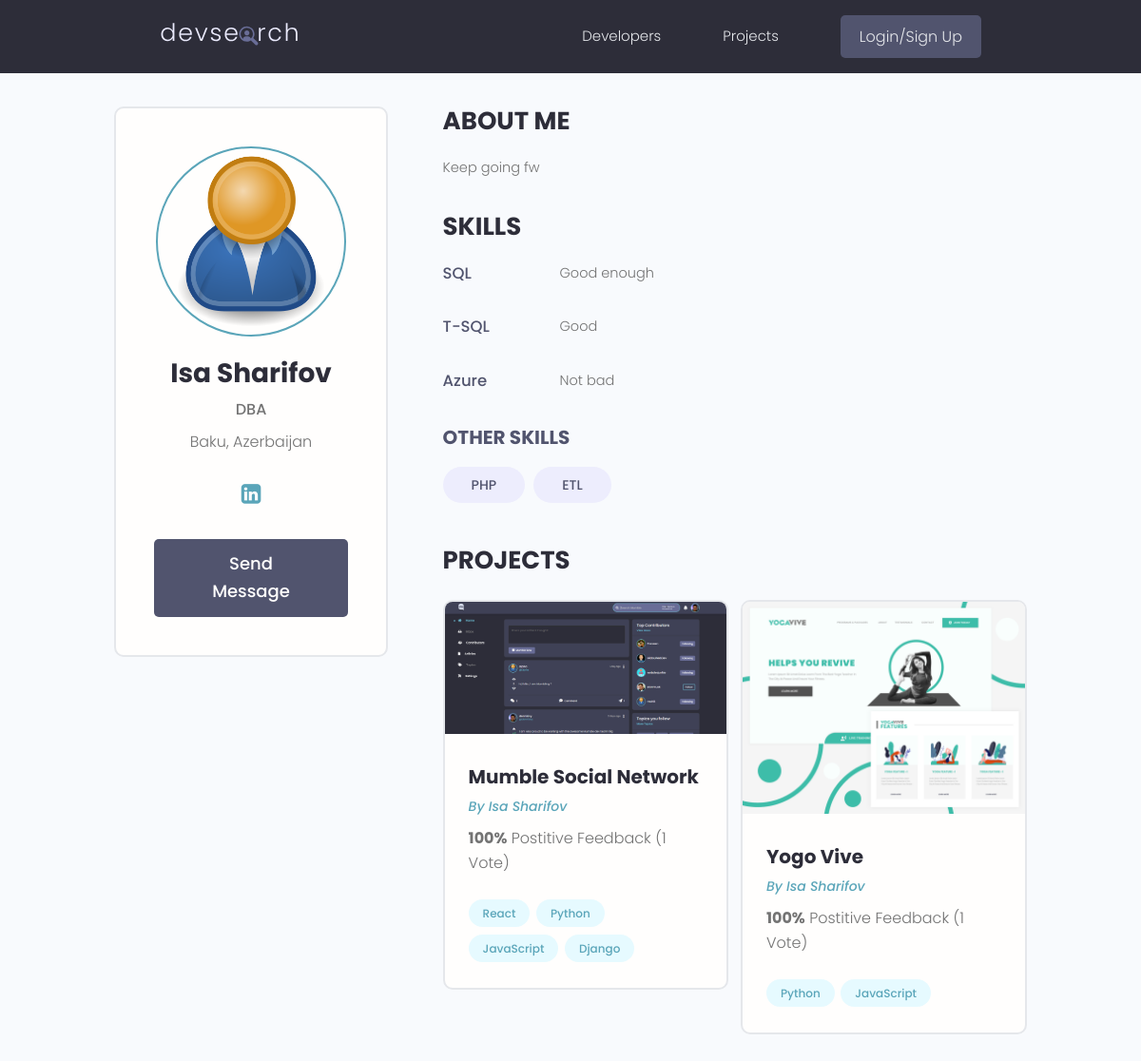
/profile/6f6d48ba-7a7f-4d10-a2ef-1d124f0afb2b, run on an earlier commit of the app's database.
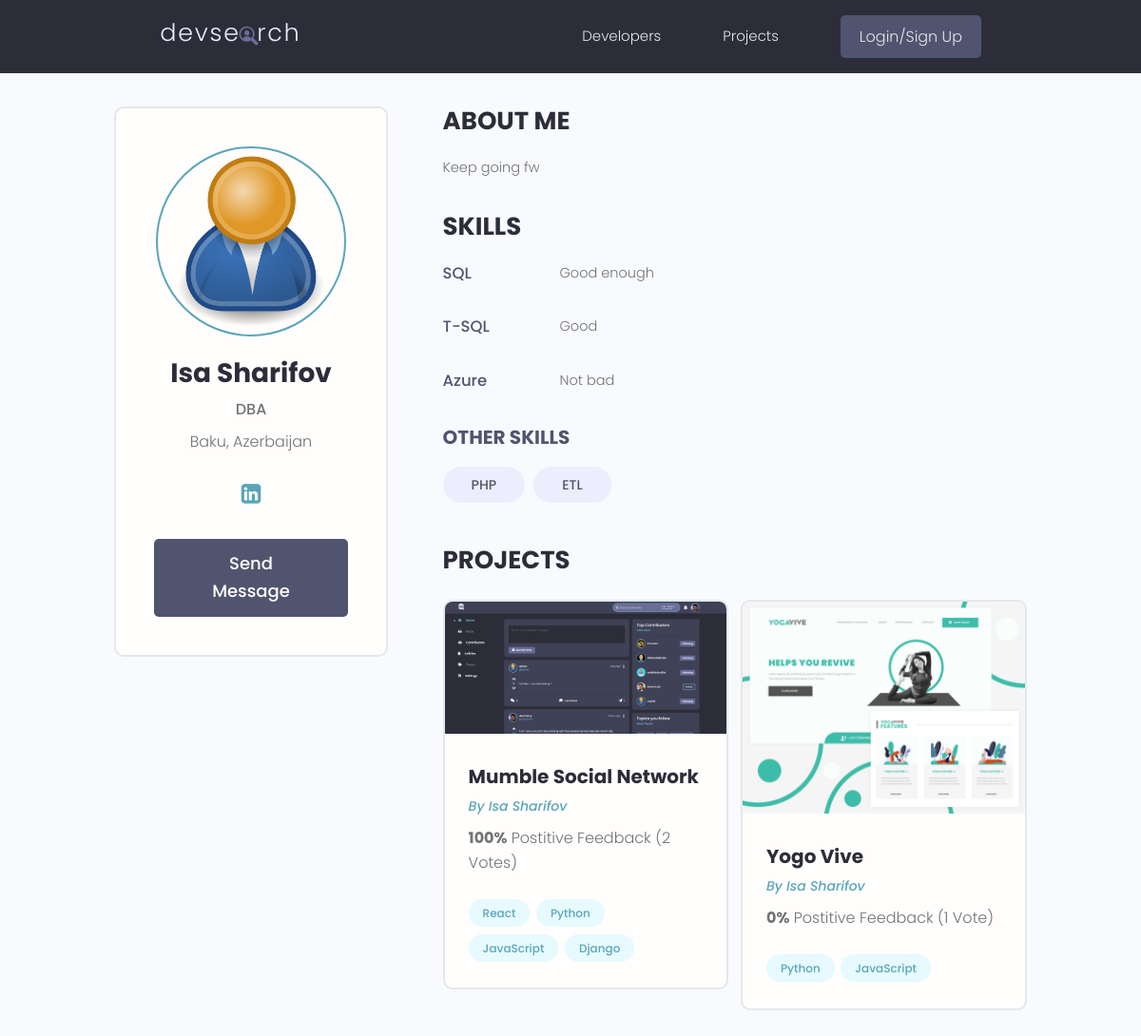
And on a later commit of the database.
### projects/models.py (models this page shows, shortened)
class Project(models.Model):
    owner = models.ForeignKey(Profile, null=True, blank=True, on_delete=models.SET_NULL)
    title = models.CharField(max_length=200)
    description = models.TextField(null=True, blank=True)
    featured_image = models.ImageField(null=True, blank=True, default='default.jpg')
    demo_link = models.CharField(max_length=2000, null=True, blank=True)
    source_link = models.CharField(max_length=2000, null=True, blank=True)
    tags = models.ManyToManyField(Tag, blank=True)
    vote_total = models.IntegerField(default=0, null=True, blank=True)
    vote_ratio = models.IntegerField(default=0, null=True, blank=True)
    created = models.DateTimeField(auto_now_add=True, null=True, blank=True)
    id = models.UUIDField(default=uuid.uuid4, unique=True, primary_key=True, editable=False)
    class Meta:
        ordering = ['created']

### users/models.py (models this page shows, shortened)
class Profile(models.Model):
    user = models.OneToOneField(User, on_delete=models.CASCADE, null=True, blank=True)
    name = models.CharField(max_length=150, null=True, blank=True)
    email = models.EmailField(max_length=150, null=True, blank=True)
    username = models.CharField(max_length=150, null=True, blank=True)
    location = models.CharField(max_length=150, null=True, blank=True)
    short_intro = models.CharField(max_length=200, null=True, blank=True)
    bio = models.TextField(null=True, blank=True)
    profile_image = models.ImageField(null=True, blank=True, upload_to='profiles/', default="profiles/users-default.png")
    social_github = models.CharField(max_length=150, null=True, blank=True)
    social_stackoverflow = models.CharField(max_length=150, null=True, blank=True)
    social_linkedin = models.CharField(max_length=150, null=True, blank=True)
    social_youtube = models.CharField(max_length=150, null=True, blank=True)
    social_medium = models.CharField(max_length=150, null=True, blank=True)
    created = models.DateTimeField(auto_now_add=True, null=True, blank=True)
    id = models.UUIDField(default=uuid.uuid4, unique=True, primary_key=True, editable=False)
    class Meta:
        ordering =['created']

### users/views.py (the view)
# urls.py: path('profile/<str:pk>', views.userProfile, name="user-profile"),
def userProfile(request,pk):
    profile = Profile.objects.get(id=pk)
    topSkills = profile.skill_set.exclude(description__exact="")
    otherSkills = profile.skill_set.filter(description="")
    context = {'profile':profile, 'topSkills':topSkills, 'otherSkills':otherSkills}
    return render(request, 'users/user-profile.html', context)

### projects/models.py (called while the page is built)
    def __str__(self) -> str:
        return self.name

### users/templates/users/user-profile.html (shortened to what the changed rows need)
{% extends 'main.html' %}
{% block content %}
<main class="profile my-md">
    <div class="container">
        <div class="layout">
            <div class="column column--1of3">
                <div class="card text-center">
                    <div class="card__body dev">
                        <h2 class="dev__name">{{profile.name}}</h2>
                    </div>
                </div>
            </div>
            <div class="column column--2of3">
                <div class="devInfo">
                    <div class="grid grid--two">
                        {% for project in profile.project_set.all %}
                        <div class="column">
                            <div class="card project">
                                <a href="{% url 'project' project.id %}" class="project">
                                    <img class="project__thumbnail" src="{{project.featured_image.url}}"
                                        alt="project thumbnail" />
                                    <div class="card__body">
                                        <h3 class="project__title">{{project.title}}</h3>
                                        <p><a class="project__author" href="{% url 'user-profile' project.owner.id %}">By {{project.owner.name}}</a></p>
                                        <p class="project--rating">
                                            <span style="font-weight: bold;">{{project.vote_ratio}}%</span> Postitive
                                            Feedback ({{project.vote_total}} Vote{{project.vote_total|pluralize:"s"}})
                                        </p>
                                        <div class="project__tags">
                                            {% for tag in project.tags.all %}
                                            <span class="tag tag--pill tag--main">
                                                <small>{{tag}}</small>
                                            </span>
                                            {% endfor %}
                                        </div>
                                    </div>
                                </a>
                            </div>
                        </div>
                        {% endfor %}
                    </div>
                </div>
            </div>
        </div>
    </div>
</main>
{% endblock content %}

What changed in the data, as far as the page shows it:
changed Project "Mumble Social Network": vote_total "1" → "2"
changed Project "Yogo Vive": vote_ratio "100" → "0"
